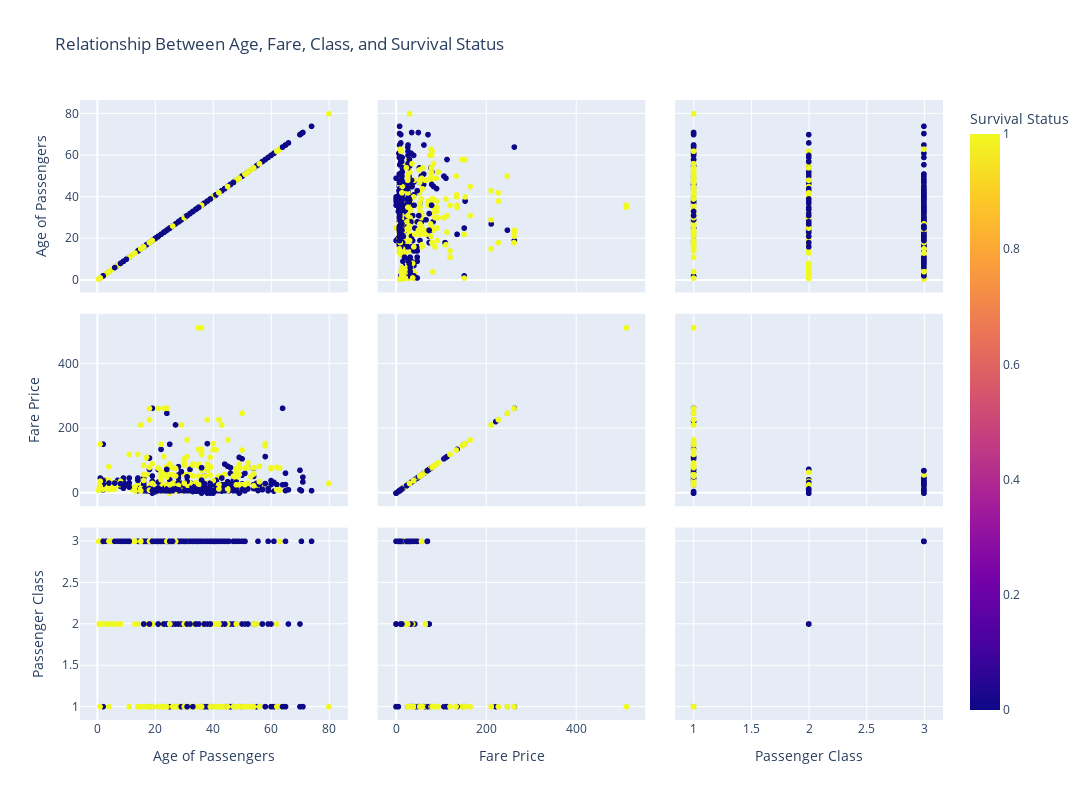

Here is the notebook cell this chart was saved with:
### Markdown cell above
#### Step 6: Use faceting to create a scatter plot matrix displaying the relationship between age, fare, and class for passengers who survived and did not survive

### Code cell
scatter_matrix = px.scatter_matrix(data, dimensions=['Age','Fare','Pclass'], color = 'Survived', title = 'Relationship Between Age, Fare, Class, and Survival Status', labels = {'Age':'Age of Passengers', 'Fare':'Fare Price', 'Pclass':'Passenger Class', 'Survived':'Survival Status'})
scatter_matrix.update_layout(width=1100, height=800)
scatter_matrix.show()

### Figure 1 — Plotly figure (JSON) as saved in the notebook; plotly's stock layout.template omitted (floating-point values rounded to 4 significant figures; data arrays with more than 128 entries replaced by an {"elided": "..."} marker saying what was removed)
{"data": [{"dimensions": [{"axis": {"matches": true}, "label": "Age of Passengers", "values": {"elided": "891 float values"}}, {"axis": {"matches": true}, "label": "Fare Price", "values": {"elided": "891 float values"}}, {"axis": {"matches": true}, "label": "Passenger Class", "values": {"elided": "891 int values"}}], "hovertemplate": "%{xaxis.title.text}=%{x}<br>%{yaxis.title.text}=%{y}<br>Survival Status=%{marker.color}<extra></extra>", "legendgroup": "", "marker": {"color": {"elided": "891 int values"}, "coloraxis": "coloraxis", "symbol": "circle"}, "name": "", "showlegend": false, "type": "splom"}], "layout": {"coloraxis": {"colorbar": {"title": {"text": "Survival Status"}}, "colorscale": [[0, "#0d0887"], [0.1111, "#46039f"], [0.2222, "#7201a8"], [0.3333, "#9c179e"], [0.4444, "#bd3786"], [0.5556, "#d8576b"], [0.6667, "#ed7953"], [0.7778, "#fb9f3a"], [0.8889, "#fdca26"], [1, "#f0f921"]]}, "dragmode": "select", "height": 800, "legend": {"tracegroupgap": 0}, "title": {"text": "Relationship Between Age, Fare, Class, and Survival Status"}, "width": 1100, "xaxis": {"autorange": true, "range": [-6.003, 86.42], "type": "linear"}, "xaxis2": {"autorange": true, "range": [-41.35, 553.7], "type": "linear"}, "xaxis3": {"autorange": true, "range": [0.8386, 3.161], "type": "linear"}, "yaxis": {"autorange": true, "range": [-6.003, 86.42], "type": "linear"}, "yaxis2": {"autorange": true, "range": [-41.35, 553.7], "type": "linear"}, "yaxis3": {"autorange": true, "range": [0.8386, 3.161], "type": "linear"}}}
